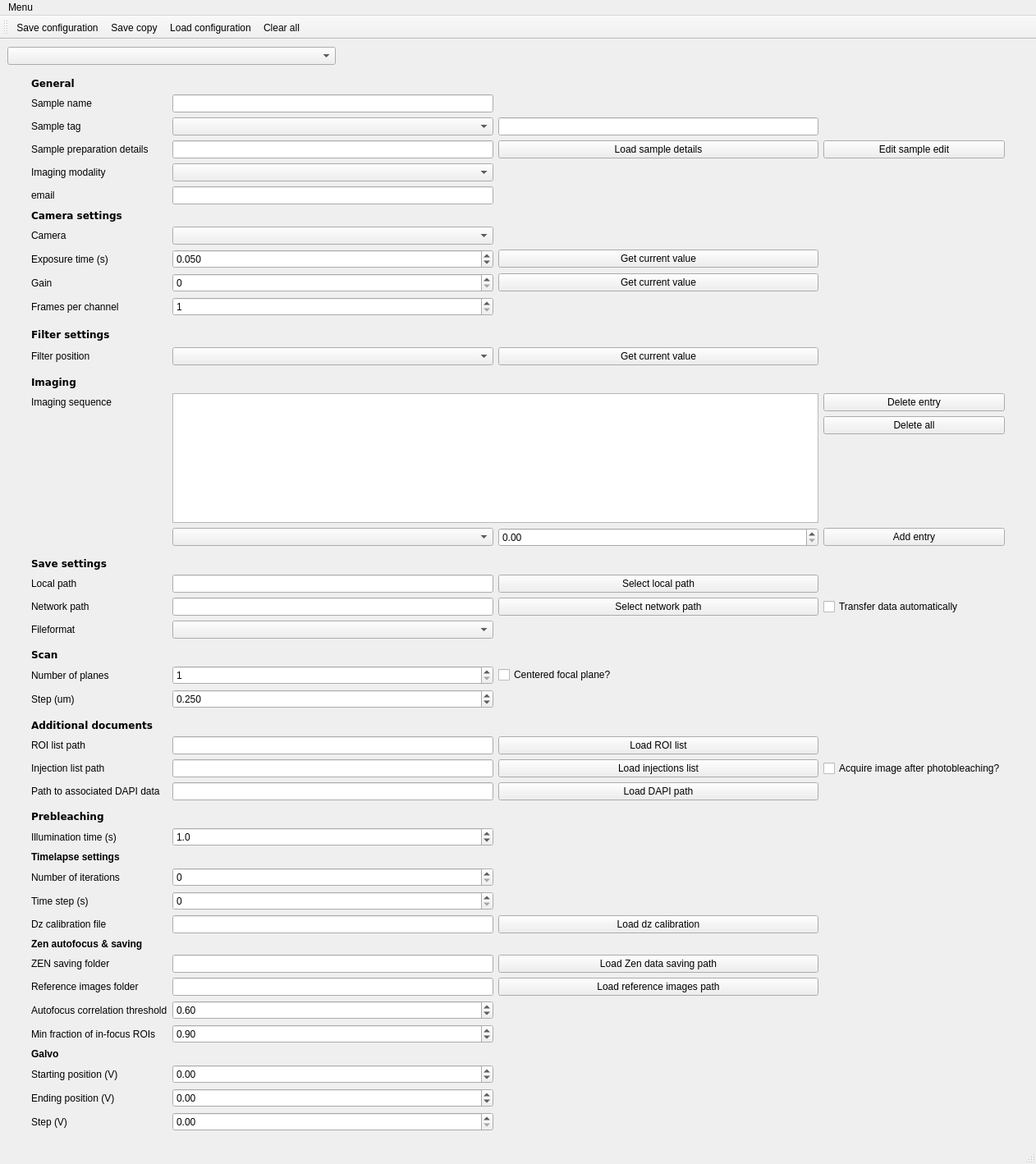
<?xml version="1.0" encoding="UTF-8"?>
<ui version="4.0">
 <class>mainWindow</class>
 <widget class="QMainWindow" name="mainWindow">
  <property name="geometry">
   <rect>
    <x>0</x>
    <y>0</y>
    <width>1262</width>
    <height>1418</height>
   </rect>
  </property>
  <property name="windowTitle">
   <string>Experiment Configurator</string>
  </property>
  <widget class="QWidget" name="centralwidget">
   <layout class="QVBoxLayout" name="verticalLayout">
    <item>
     <widget class="QComboBox" name="select_experiment_ComboBox">
      <property name="maximumSize">
       <size>
        <width>400</width>
        <height>16777215</height>
       </size>
      </property>
     </widget>
    </item>
    <item>
     <widget class="QWidget" name="formWidget" native="true">
      <layout class="QGridLayout" name="gridLayout">
       <item row="51" column="3">
        <widget class="QDoubleSpinBox" name="Zen_min_fraction_DSpinBox">
         <property name="maximum">
          <double>1.000000000000000</double>
         </property>
         <property name="singleStep">
          <double>0.050000000000000</double>
         </property>
         <property name="value">
          <double>0.900000000000000</double>
         </property>
        </widget>
       </item>
       <item row="35" column="3">
        <widget class="QLineEdit" name="dapi_data_LineEdit"/>
       </item>
       <item row="48" column="4">
        <widget class="QPushButton" name="Zen_saving_folder_pushButton">
         <property name="text">
          <string>Load Zen data saving path</string>
         </property>
        </widget>
       </item>
       <item row="23" column="4">
        <widget class="QPushButton" name="local_path_pushButton">
         <property name="text">
          <string>Select local path</string>
         </property>
        </widget>
       </item>
       <item row="8" column="3">
        <widget class="QDoubleSpinBox" name="exposure_DSpinBox">
         <property name="decimals">
          <number>3</number>
         </property>
         <property name="maximum">
          <double>5.000000000000000</double>
         </property>
         <property name="singleStep">
          <double>0.010000000000000</double>
         </property>
         <property name="value">
          <double>0.050000000000000</double>
         </property>
        </widget>
       </item>
       <item row="43" column="1">
        <widget class="QLabel" name="timelapse_settings_Label">
         <property name="font">
          <font>
           <weight>75</weight>
           <bold>true</bold>
          </font>
         </property>
         <property name="text">
          <string>Timelapse settings</string>
         </property>
        </widget>
       </item>
       <item row="34" column="4">
        <widget class="QPushButton" name="load_injections_PushButton">
         <property name="text">
          <string>Load injections list</string>
         </property>
        </widget>
       </item>
       <item row="34" column="1">
        <widget class="QLabel" name="injections_list_Label">
         <property name="text">
          <string>Injection list path</string>
         </property>
        </widget>
       </item>
       <item row="3" column="3">
        <widget class="QLineEdit" name="sample_prep_lineEdit"/>
       </item>
       <item row="8" column="1">
        <widget class="QLabel" name="exposure_Label">
         <property name="text">
          <string>Exposure time (s)</string>
         </property>
        </widget>
       </item>
       <item row="42" column="1">
        <widget class="QLabel" name="illumination_time_Label">
         <property name="text">
          <string>Illumination time (s)</string>
         </property>
        </widget>
       </item>
       <item row="55" column="3">
        <widget class="QDoubleSpinBox" name="galvo_step_DSpinBox">
         <property name="singleStep">
          <double>0.010000000000000</double>
         </property>
        </widget>
       </item>
       <item row="0" column="1">
        <widget class="QLabel" name="general_Label">
         <property name="font">
          <font>
           <family>DejaVu Sans</family>
           <weight>75</weight>
           <bold>true</bold>
          </font>
         </property>
         <property name="text">
          <string>General</string>
         </property>
        </widget>
       </item>
       <item row="25" column="4">
        <widget class="QPushButton" name="network_pushButton">
         <property name="text">
          <string>Select network path</string>
         </property>
        </widget>
       </item>
       <item row="52" column="1">
        <widget class="QLabel" name="galvo_settings_Label">
         <property name="font">
          <font>
           <weight>75</weight>
           <bold>true</bold>
          </font>
         </property>
         <property name="text">
          <string>Galvo </string>
         </property>
        </widget>
       </item>
       <item row="29" column="1">
        <widget class="QLabel" name="num_z_planes_Label">
         <property name="text">
          <string>Number of planes</string>
         </property>
        </widget>
       </item>
       <item row="5" column="1">
        <widget class="QLabel" name="mail_Label">
         <property name="text">
          <string>email</string>
         </property>
        </widget>
       </item>
       <item row="7" column="1">
        <widget class="QLabel" name="Camera_Label">
         <property name="text">
          <string>Camera</string>
         </property>
        </widget>
       </item>
       <item row="13" column="3">
        <widget class="QComboBox" name="filterpos_ComboBox"/>
       </item>
       <item row="32" column="1">
        <widget class="QLabel" name="documents_Label">
         <property name="font">
          <font>
           <family>DejaVu Sans</family>
           <weight>75</weight>
           <bold>true</bold>
          </font>
         </property>
         <property name="text">
          <string>Additional documents</string>
         </property>
        </widget>
       </item>
       <item row="20" column="6">
        <spacer name="horizontalSpacer_2">
         <property name="orientation">
          <enum>Qt::Horizontal</enum>
         </property>
         <property name="sizeType">
          <enum>QSizePolicy::Fixed</enum>
         </property>
         <property name="sizeHint" stdset="0">
          <size>
           <width>20</width>
           <height>20</height>
          </size>
         </property>
        </spacer>
       </item>
       <item row="2" column="1">
        <widget class="QLabel" name="sample_tag_label">
         <property name="text">
          <string>Sample tag</string>
         </property>
        </widget>
       </item>
       <item row="54" column="1">
        <widget class="QLabel" name="galvo_stop_Label">
         <property name="text">
          <string>Ending position (V)</string>
         </property>
        </widget>
       </item>
       <item row="41" column="1">
        <widget class="QLabel" name="prebleach_settings_Label">
         <property name="font">
          <font>
           <family>DejaVu Sans</family>
           <weight>75</weight>
           <bold>true</bold>
          </font>
         </property>
         <property name="text">
          <string>Prebleaching</string>
         </property>
        </widget>
       </item>
       <item row="30" column="3">
        <widget class="QDoubleSpinBox" name="z_step_DSpinBox">
         <property name="decimals">
          <number>3</number>
         </property>
         <property name="maximum">
          <double>5.000000000000000</double>
         </property>
         <property name="singleStep">
          <double>0.100000000000000</double>
         </property>
         <property name="value">
          <double>0.250000000000000</double>
         </property>
        </widget>
       </item>
       <item row="49" column="1">
        <widget class="QLabel" name="reference_image_folder_Label">
         <property name="text">
          <string>Reference images folder</string>
         </property>
        </widget>
       </item>
       <item row="53" column="1">
        <widget class="QLabel" name="galvo_start_Label">
         <property name="text">
          <string>Starting position (V)</string>
         </property>
        </widget>
       </item>
       <item row="44" column="3">
        <widget class="QSpinBox" name="num_iterations_SpinBox">
         <property name="maximum">
          <number>1000</number>
         </property>
        </widget>
       </item>
       <item row="29" column="3">
        <widget class="QSpinBox" name="num_z_planes_SpinBox">
         <property name="minimum">
          <number>1</number>
         </property>
         <property name="maximum">
          <number>50000</number>
         </property>
        </widget>
       </item>
       <item row="49" column="3">
        <widget class="QLineEdit" name="reference_images_lineEdit"/>
       </item>
       <item row="45" column="1">
        <widget class="QLabel" name="time_step_Label">
         <property name="text">
          <string>Time step (s)</string>
         </property>
        </widget>
       </item>
       <item row="55" column="1">
        <widget class="QLabel" name="galvo_step_Label">
         <property name="text">
          <string>Step (V)</string>
         </property>
        </widget>
       </item>
       <item row="17" column="5">
        <widget class="QPushButton" name="delete_all_PushButton">
         <property name="text">
          <string>Delete all</string>
         </property>
        </widget>
       </item>
       <item row="3" column="5">
        <widget class="QPushButton" name="sample_prep_edit_pushButton">
         <property name="text">
          <string>Edit sample edit</string>
         </property>
        </widget>
       </item>
       <item row="14" column="1">
        <spacer name="verticalSpacer_2">
         <property name="orientation">
          <enum>Qt::Vertical</enum>
         </property>
         <property name="sizeHint" stdset="0">
          <size>
           <width>20</width>
           <height>40</height>
          </size>
         </property>
        </spacer>
       </item>
       <item row="6" column="1">
        <widget class="QLabel" name="cam_settings_Label">
         <property name="font">
          <font>
           <family>DejaVu Sans</family>
           <weight>75</weight>
           <bold>true</bold>
          </font>
         </property>
         <property name="text">
          <string>Camera settings</string>
         </property>
        </widget>
       </item>
       <item row="3" column="4">
        <widget class="QPushButton" name="sample_prep_load_pushButton">
         <property name="text">
          <string>Load sample details</string>
         </property>
        </widget>
       </item>
       <item row="35" column="4">
        <widget class="QPushButton" name="load_dapi_PushButton">
         <property name="text">
          <string>Load DAPI path</string>
         </property>
        </widget>
       </item>
       <item row="1" column="1">
        <widget class="QLabel" name="sample_name_Label">
         <property name="text">
          <string>Sample name</string>
         </property>
        </widget>
       </item>
       <item row="2" column="3">
        <widget class="QComboBox" name="sample_tag_comboBox"/>
       </item>
       <item row="7" column="3">
        <widget class="QComboBox" name="select_camera_comboBox"/>
       </item>
       <item row="9" column="1">
        <widget class="QLabel" name="gain_Label">
         <property name="text">
          <string>Gain</string>
         </property>
        </widget>
       </item>
       <item row="35" column="1">
        <widget class="QLabel" name="dapi_path_Label">
         <property name="text">
          <string>Path to associated DAPI data</string>
         </property>
        </widget>
       </item>
       <item row="16" column="5">
        <widget class="QPushButton" name="delete_entry_PushButton">
         <property name="text">
          <string>Delete entry</string>
         </property>
        </widget>
       </item>
       <item row="42" column="3">
        <widget class="QDoubleSpinBox" name="illumination_time_DSpinBox">
         <property name="decimals">
          <number>1</number>
         </property>
         <property name="maximum">
          <double>3600.000000000000000</double>
         </property>
         <property name="value">
          <double>1.000000000000000</double>
         </property>
        </widget>
       </item>
       <item row="51" column="1">
        <widget class="QLabel" name="Min_fraction_label">
         <property name="text">
          <string>Min fraction of in-focus ROIs</string>
         </property>
        </widget>
       </item>
       <item row="15" column="1">
        <widget class="QLabel" name="imaging_settings_Label">
         <property name="font">
          <font>
           <family>DejaVu Sans</family>
           <weight>75</weight>
           <bold>true</bold>
          </font>
         </property>
         <property name="text">
          <string>Imaging</string>
         </property>
        </widget>
       </item>
       <item row="30" column="1">
        <widget class="QLabel" name="z_step_Label">
         <property name="text">
          <string>Step (um)</string>
         </property>
        </widget>
       </item>
       <item row="10" column="3">
        <widget class="QSpinBox" name="num_frames_SpinBox">
         <property name="minimum">
          <number>1</number>
         </property>
         <property name="maximum">
          <number>5000</number>
         </property>
        </widget>
       </item>
       <item row="31" column="1">
        <spacer name="verticalSpacer_5">
         <property name="orientation">
          <enum>Qt::Vertical</enum>
         </property>
         <property name="sizeHint" stdset="0">
          <size>
           <width>20</width>
           <height>40</height>
          </size>
         </property>
        </spacer>
       </item>
       <item row="16" column="3" rowspan="3" colspan="2">
        <widget class="QListView" name="imaging_sequence_ListView"/>
       </item>
       <item row="23" column="1">
        <widget class="QLabel" name="save_path_Label">
         <property name="text">
          <string>Local path</string>
         </property>
        </widget>
       </item>
       <item row="33" column="3">
        <widget class="QLineEdit" name="roi_list_path_LineEdit">
         <property name="enabled">
          <bool>true</bool>
         </property>
        </widget>
       </item>
       <item row="20" column="5">
        <widget class="QPushButton" name="add_entry_PushButton">
         <property name="text">
          <string>Add entry</string>
         </property>
        </widget>
       </item>
       <item row="26" column="1">
        <widget class="QLabel" name="fileformat_Label">
         <property name="text">
          <string>Fileformat</string>
         </property>
        </widget>
       </item>
       <item row="34" column="5">
        <widget class="QCheckBox" name="photobleaching_imaging_checkBox">
         <property name="text">
          <string>Acquire image after photobleaching?</string>
         </property>
        </widget>
       </item>
       <item row="12" column="0">
        <spacer name="horizontalSpacer">
         <property name="orientation">
          <enum>Qt::Horizontal</enum>
         </property>
         <property name="sizeType">
          <enum>QSizePolicy::Fixed</enum>
         </property>
         <property name="sizeHint" stdset="0">
          <size>
           <width>20</width>
           <height>20</height>
          </size>
         </property>
        </spacer>
       </item>
       <item row="10" column="1">
        <widget class="QLabel" name="num_frames_Label">
         <property name="text">
          <string>Frames per channel</string>
         </property>
        </widget>
       </item>
       <item row="46" column="4">
        <widget class="QPushButton" name="load_dz_calibration_pushButton">
         <property name="text">
          <string>Load dz calibration</string>
         </property>
        </widget>
       </item>
       <item row="9" column="3">
        <widget class="QSpinBox" name="gain_SpinBox">
         <property name="maximum">
          <number>300</number>
         </property>
        </widget>
       </item>
       <item row="33" column="4">
        <widget class="QPushButton" name="load_roi_PushButton">
         <property name="text">
          <string>Load ROI list</string>
         </property>
        </widget>
       </item>
       <item row="49" column="4">
        <widget class="QPushButton" name="reference_images_pushButton">
         <property name="text">
          <string>Load reference images path</string>
         </property>
        </widget>
       </item>
       <item row="54" column="3">
        <widget class="QDoubleSpinBox" name="galvo_stop_DSpinBox">
         <property name="minimum">
          <double>-10.000000000000000</double>
         </property>
         <property name="maximum">
          <double>10.000000000000000</double>
         </property>
         <property name="singleStep">
          <double>0.010000000000000</double>
         </property>
        </widget>
       </item>
       <item row="2" column="4">
        <widget class="QLineEdit" name="sample_tag_lineEdit"/>
       </item>
       <item row="3" column="1">
        <widget class="QLabel" name="sample_prep_label">
         <property name="text">
          <string>Sample preparation details</string>
         </property>
        </widget>
       </item>
       <item row="9" column="4">
        <widget class="QPushButton" name="get_gain_PushButton">
         <property name="text">
          <string>Get current value</string>
         </property>
        </widget>
       </item>
       <item row="22" column="1">
        <widget class="QLabel" name="save_settings_Label">
         <property name="font">
          <font>
           <family>DejaVu Sans</family>
           <weight>75</weight>
           <bold>true</bold>
          </font>
         </property>
         <property name="text">
          <string>Save settings</string>
         </property>
        </widget>
       </item>
       <item row="34" column="3">
        <widget class="QLineEdit" name="injections_list_LineEdit"/>
       </item>
       <item row="46" column="1">
        <widget class="QLabel" name="dz_calibration_label">
         <property name="text">
          <string>Dz calibration file</string>
         </property>
        </widget>
       </item>
       <item row="1" column="3">
        <widget class="QLineEdit" name="sample_name_LineEdit"/>
       </item>
       <item row="33" column="1">
        <widget class="QLabel" name="roi_list_path_Label">
         <property name="text">
          <string>ROI list path</string>
         </property>
        </widget>
       </item>
       <item row="20" column="4">
        <widget class="QDoubleSpinBox" name="laser_intensity_DSpinBox">
         <property name="maximum">
          <double>100.000000000000000</double>
         </property>
        </widget>
       </item>
       <item row="36" column="1">
        <spacer name="verticalSpacer_6">
         <property name="orientation">
          <enum>Qt::Vertical</enum>
         </property>
         <property name="sizeHint" stdset="0">
          <size>
           <width>20</width>
           <height>40</height>
          </size>
         </property>
        </spacer>
       </item>
       <item row="50" column="3">
        <widget class="QDoubleSpinBox" name="Zen_correlation_DSpinBox">
         <property name="maximum">
          <double>1.000000000000000</double>
         </property>
         <property name="singleStep">
          <double>0.010000000000000</double>
         </property>
         <property name="value">
          <double>0.600000000000000</double>
         </property>
        </widget>
       </item>
       <item row="27" column="1">
        <spacer name="verticalSpacer_4">
         <property name="orientation">
          <enum>Qt::Vertical</enum>
         </property>
         <property name="sizeHint" stdset="0">
          <size>
           <width>20</width>
           <height>40</height>
          </size>
         </property>
        </spacer>
       </item>
       <item row="44" column="1">
        <widget class="QLabel" name="num_iterations_Label">
         <property name="text">
          <string>Number of iterations</string>
         </property>
        </widget>
       </item>
       <item row="29" column="4">
        <widget class="QCheckBox" name="centered_focal_plane_CheckBox">
         <property name="text">
          <string>Centered focal plane?</string>
         </property>
        </widget>
       </item>
       <item row="28" column="1">
        <widget class="QLabel" name="scan_settings_Label">
         <property name="font">
          <font>
           <family>DejaVu Sans</family>
           <weight>75</weight>
           <bold>true</bold>
          </font>
         </property>
         <property name="text">
          <string>Scan</string>
         </property>
        </widget>
       </item>
       <item row="12" column="1">
        <widget class="QLabel" name="filter_settings_Label">
         <property name="font">
          <font>
           <family>DejaVu Sans</family>
           <weight>75</weight>
           <bold>true</bold>
          </font>
         </property>
         <property name="text">
          <string>Filter settings</string>
         </property>
        </widget>
       </item>
       <item row="53" column="3">
        <widget class="QDoubleSpinBox" name="galvo_start_DSpinBox">
         <property name="minimum">
          <double>-10.000000000000000</double>
         </property>
         <property name="maximum">
          <double>10.000000000000000</double>
         </property>
         <property name="singleStep">
          <double>0.010000000000000</double>
         </property>
        </widget>
       </item>
       <item row="26" column="3">
        <widget class="QComboBox" name="fileformat_ComboBox"/>
       </item>
       <item row="13" column="1">
        <widget class="QLabel" name="filterpos_Label">
         <property name="text">
          <string>Filter position</string>
         </property>
        </widget>
       </item>
       <item row="47" column="1">
        <widget class="QLabel" name="zen_settings_Label">
         <property name="font">
          <font>
           <weight>75</weight>
           <bold>true</bold>
          </font>
         </property>
         <property name="text">
          <string>Zen autofocus &amp; saving</string>
         </property>
        </widget>
       </item>
       <item row="25" column="3">
        <widget class="QLineEdit" name="save_network_path_LineEdit">
         <property name="enabled">
          <bool>true</bool>
         </property>
         <property name="readOnly">
          <bool>false</bool>
         </property>
        </widget>
       </item>
       <item row="48" column="3">
        <widget class="QLineEdit" name="Zen_saving_folder_lineEdit"/>
       </item>
       <item row="11" column="1">
        <spacer name="verticalSpacer">
         <property name="orientation">
          <enum>Qt::Vertical</enum>
         </property>
         <property name="sizeHint" stdset="0">
          <size>
           <width>20</width>
           <height>40</height>
          </size>
         </property>
        </spacer>
       </item>
       <item row="5" column="3">
        <widget class="QLineEdit" name="mail_LineEdit"/>
       </item>
       <item row="45" column="3">
        <widget class="QSpinBox" name="time_step_SpinBox"/>
       </item>
       <item row="46" column="3">
        <widget class="QLineEdit" name="axial_calibration_path_lineEdit"/>
       </item>
       <item row="25" column="1">
        <widget class="QLabel" name="save_remote_path_Label">
         <property name="text">
          <string>Network path </string>
         </property>
        </widget>
       </item>
       <item row="8" column="4">
        <widget class="QPushButton" name="get_exposure_PushButton">
         <property name="text">
          <string>Get current value</string>
         </property>
        </widget>
       </item>
       <item row="50" column="1">
        <widget class="QLabel" name="Correlation_threshold_Label">
         <property name="text">
          <string>Autofocus correlation threshold</string>
         </property>
        </widget>
       </item>
       <item row="48" column="1">
        <widget class="QLabel" name="Zen_saving_folder_Label">
         <property name="text">
          <string>ZEN saving folder</string>
         </property>
        </widget>
       </item>
       <item row="25" column="5">
        <widget class="QCheckBox" name="TransferData_checkBox">
         <property name="text">
          <string>Transfer data automatically</string>
         </property>
        </widget>
       </item>
       <item row="23" column="3">
        <widget class="QLineEdit" name="save_path_LineEdit"/>
       </item>
       <item row="13" column="4">
        <widget class="QPushButton" name="get_filterpos_PushButton">
         <property name="text">
          <string>Get current value</string>
         </property>
        </widget>
       </item>
       <item row="21" column="1">
        <spacer name="verticalSpacer_3">
         <property name="orientation">
          <enum>Qt::Vertical</enum>
         </property>
         <property name="sizeHint" stdset="0">
          <size>
           <width>20</width>
           <height>40</height>
          </size>
         </property>
        </spacer>
       </item>
       <item row="20" column="3">
        <widget class="QComboBox" name="laser_ComboBox"/>
       </item>
       <item row="16" column="1">
        <widget class="QLabel" name="imaging_sequence_Label">
         <property name="text">
          <string>Imaging sequence</string>
         </property>
        </widget>
       </item>
       <item row="4" column="1">
        <widget class="QLabel" name="imaging_label">
         <property name="text">
          <string>Imaging modality</string>
         </property>
        </widget>
       </item>
       <item row="4" column="3">
        <widget class="QComboBox" name="imaging_modality_comboBox"/>
       </item>
      </layout>
     </widget>
    </item>
   </layout>
  </widget>
  <widget class="QMenuBar" name="menubar">
   <property name="geometry">
    <rect>
     <x>0</x>
     <y>0</y>
     <width>1262</width>
     <height>22</height>
    </rect>
   </property>
   <widget class="QMenu" name="menuMenu">
    <property name="title">
     <string>Menu</string>
    </property>
    <addaction name="actionClose"/>
   </widget>
   <addaction name="menuMenu"/>
  </widget>
  <widget class="QStatusBar" name="statusbar"/>
  <widget class="QToolBar" name="toolBar">
   <property name="windowTitle">
    <string>toolBar</string>
   </property>
   <attribute name="toolBarArea">
    <enum>TopToolBarArea</enum>
   </attribute>
   <attribute name="toolBarBreak">
    <bool>false</bool>
   </attribute>
   <addaction name="save_config_Action"/>
   <addaction name="save_config_copy_Action"/>
   <addaction name="load_config_Action"/>
   <addaction name="clear_all_Action"/>
  </widget>
  <action name="actionClose">
   <property name="text">
    <string>Close</string>
   </property>
  </action>
  <action name="save_config_Action">
   <property name="text">
    <string>Save configuration</string>
   </property>
  </action>
  <action name="load_config_Action">
   <property name="text">
    <string>Load configuration</string>
   </property>
  </action>
  <action name="clear_all_Action">
   <property name="text">
    <string>Clear all</string>
   </property>
  </action>
  <action name="save_config_copy_Action">
   <property name="text">
    <string>Save copy</string>
   </property>
  </action>
 </widget>
 <resources/>
 <connections/>
</ui>
